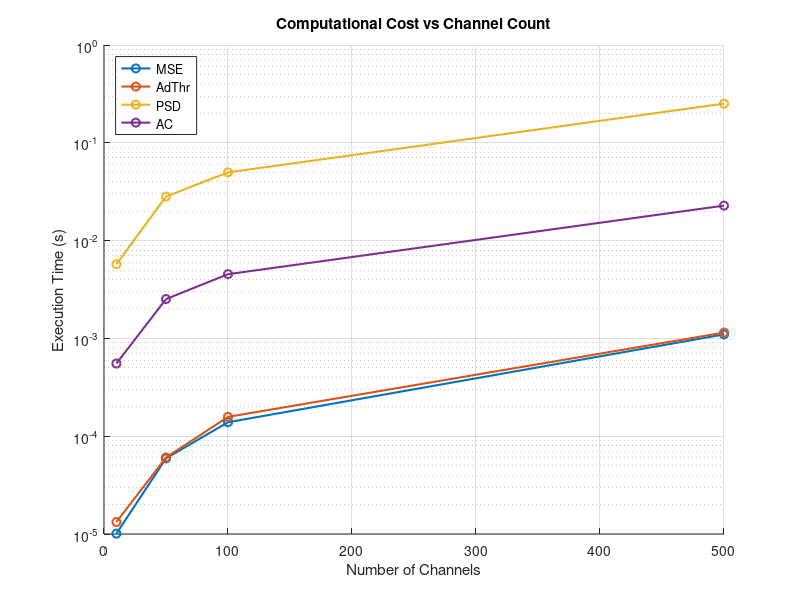
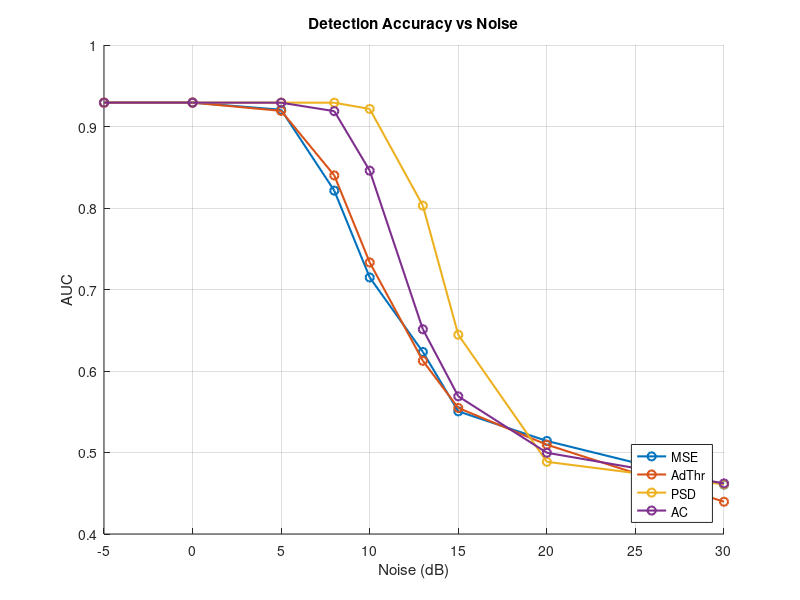
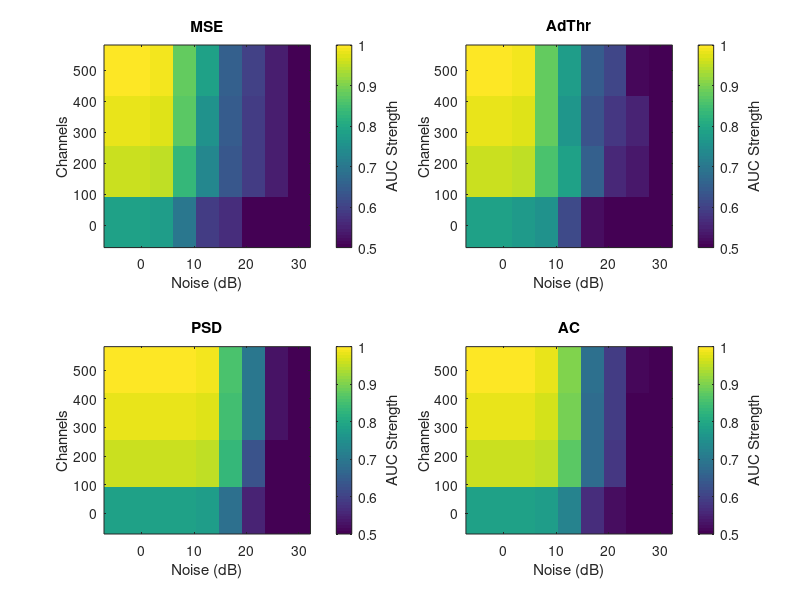

Here is the MATLAB script that generated these plots, in order: (Note: this script raises an error after producing the figures.)
%% Plotting Script
% Load the generated data from main_simulation.m
load('data/Detection_Data.mat');
load('data/Filtering_Data.mat');

detection_methods = {'MSE', 'AdThr', 'PSD' , 'AC'};
filter_methods    = {'Clipping', 'Median', 'Wavelet', 'Adaptive'};

%% 1. Sensing Speed v Channel Count
figure; hold on;
colors = lines(length(detection_methods));

for det_idx = 1:length(detection_methods)
    time_curve = zeros(1, length(N_channels_array));
    for n_idx = 1:length(N_channels_array)
        vals = zeros(length(noise_snr_array),1);
        for noise_idx = 1:length(noise_snr_array)
            vals(noise_idx) = detection_results(n_idx,noise_idx,det_idx).Time;
        end
        time_curve(n_idx) = mean(vals);
    end
    plot(N_channels_array, time_curve, '-o', 'Color', colors(det_idx,:), ...
        'LineWidth', 1.5, 'DisplayName', detection_methods{det_idx});
end

set(gca, 'YScale', 'log')
xlabel('Number of Channels');
ylabel('Execution Time (s)');
title('Computational Cost vs Channel Count');
legend('Location', 'northwest');
grid on;

%% 2. Sensing Accuracy v Background Noise
figure; hold on;
colors = lines(length(detection_methods));

for det_idx = 1:length(detection_methods)
    auc_curve = zeros(1, length(noise_snr_array));
    for noise_idx = 1:length(noise_snr_array)
        % average over channel dimension
        vals = zeros(length(N_channels_array),1);
        for n_idx = 1:length(N_channels_array)
            vals(n_idx) = detection_results(n_idx,noise_idx,det_idx).AUC;
        end
        auc_curve(noise_idx) = mean(vals);
    end
    plot(noise_snr_array, auc_curve, '-o', 'Color', colors(det_idx,:), ...
        'LineWidth', 1.5, 'DisplayName', detection_methods{det_idx});
end

xlabel('Noise (dB)');
ylabel('AUC');
title('Detection Accuracy vs Noise');
legend('Location', 'southeast');
grid on;

%% 3. Channel, Method, and Noise 3D plot
figure;
for det_idx = 1:length(detection_methods)
    Z = zeros(length(N_channels_array), length(noise_snr_array));
    for n_idx = 1:length(N_channels_array)
        for noise_idx = 1:length(noise_snr_array)
            Z(n_idx, noise_idx) = detection_results(n_idx,noise_idx,det_idx).AUC;
        end
    end
    subplot(2,2,det_idx);
    imagesc(noise_snr_array, N_channels_array, Z);
    set(gca,'YDir','normal');
    title(detection_methods{det_idx});
    xlabel('Noise (dB)');
    ylabel('Channels');
    caxis([0.5 1]);
    h = colorbar;
    ylabel(h, 'AUC Strength');
end
sgtitle('AUC Performance Surfaces');

%% 4. Filter Effectiveness (SNR Improvement)
figure('Name', 'SNR Improvement vs Impulse Width'); hold on; grid on;
colors_filt = lines(length(filter_methods));

% Choose a fixed Impulse Height to graph (e.g., index 3 out of 4 -> 10x height)
fixed_h_idx = 3; 
selected_height = impulse_heights(fixed_h_idx);

% Plot the Corrupted (Baseline) SNR
baseline_snr_curve = zeros(1, length(impulse_widths));
for w_idx = 1:length(impulse_widths)
    baseline_snr_curve(w_idx) = filtering_results(fixed_h_idx, w_idx, 1).BaselineSNR;
end
plot(impulse_widths, baseline_snr_curve, '--k', 'LineWidth', 2, 'DisplayName', 'Unfiltered (Corrupted)');

% Plot the Cleaned SNR for each filter method
for filt_idx = 1:length(filter_methods)
    filtered_snr_curve = zeros(1, length(impulse_widths));
    for w_idx = 1:length(impulse_widths)
        filtered_snr_curve(w_idx) = filtering_results(fixed_h_idx, w_idx, filt_idx).NewSNR;
    end
    
    plot(impulse_widths, filtered_snr_curve, '-o', ...
        'Color', colors_filt(filt_idx,:), ...
        'LineWidth', 2, ...
        'MarkerSize', 6, ...
        'DisplayName', filter_methods{filt_idx});
end

xlabel('Impulse Width (Number of Corrupted Samples)');
ylabel('Signal-to-Noise Ratio (dB)');
title(sprintf('Filter Effectiveness vs Impulse Width (Impulse Amplitude = %dx)', selected_height));
legend('Location', 'southwest');
